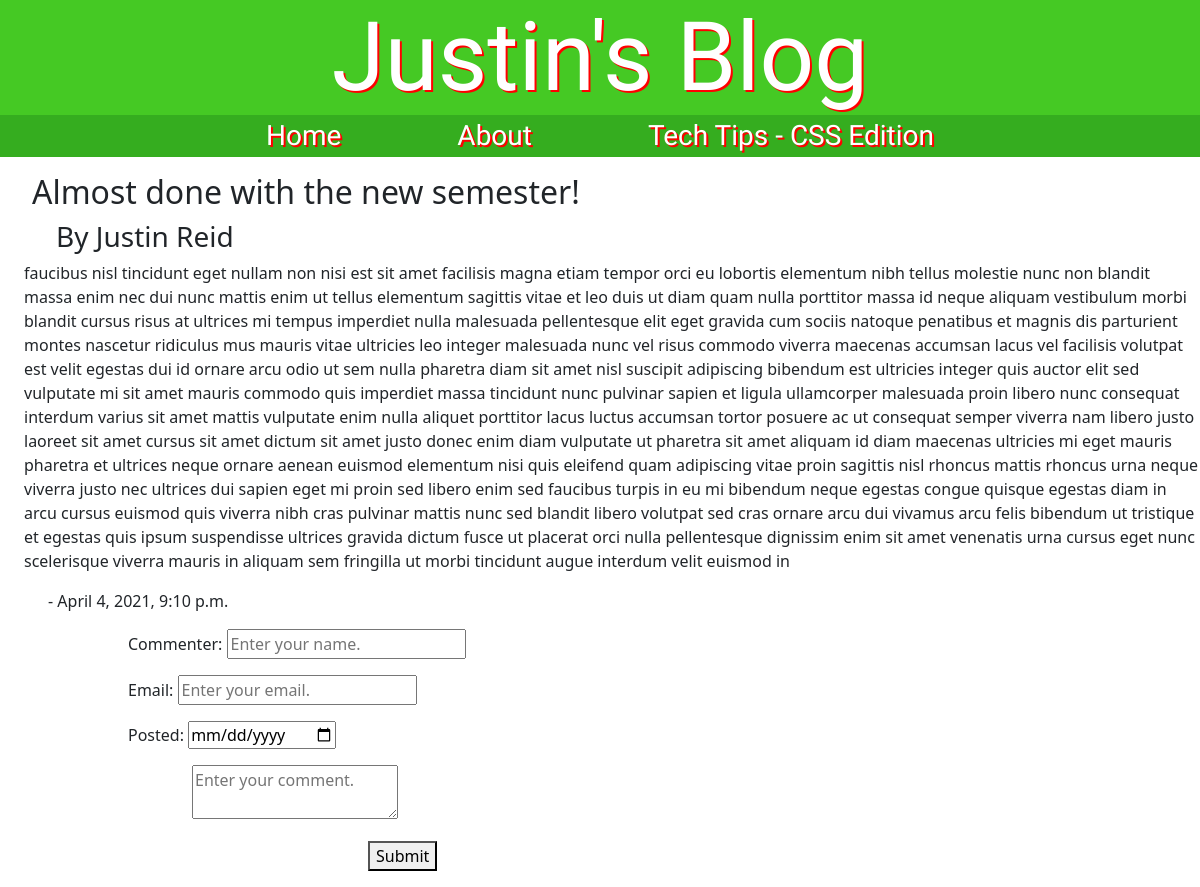
Screenshot of /blog/8/comment/ with the database file from the repository.
### blog/models.py (models this page shows)
class Blog(models.Model):
    title = models.CharField(max_length=128)
    author = models.CharField(max_length=128)
    content = models.TextField()
    posted = models.DateTimeField()
    num_of_comments = models.IntegerField(default=0)

### blog/views.py (the view)
# urls.py: path('<int:blog_id>/comment/', views.commentPage, name='comment'),
def commentPage(request, blog_id):
    blog = Blog.objects.get(pk=blog_id)
    context = {
        'blog': blog,
    }
    return render(request, 'blog/comment.html', context)

### blog/templates/blog/comment.html (shortened to what this page needs)
{% load static %}
<!DOCTYPE html>
<html lang="en">
<head>
    <link href="https://cdn.jsdelivr.net/npm/bootstrap@5.0.0-beta2/dist/css/bootstrap.min.css" rel="stylesheet">
    <link rel="stylesheet" href="{% static 'blog/style.css' %}"/>
</head>
<body>
    <h1>Justin's Blog</h1>
        <div id="menuBar">
            <p id="menu">
                <a href="{% url 'home' %}" style="text-decoration: none;">Home</a>
                <a href="{% url 'about' %}" style="text-decoration: none;">About</a>
                <a href="{% url 'tips' %}" style="text-decoration: none;">Tech Tips - CSS Edition</a>
            </p>
        </div>
    <h2 style="margin-left: 1em;">{{blog.title}}</h2>
    <h3 style="margin-left: 2em;">By {{blog.author}}</h3>
    <p style="margin-left: 1.5em;">{{blog.content}}</p>
    <p style="margin-left: 3em;">- {{blog.posted}}</p>
    <form action="{% url 'commented' blog.id %}" method="post">
        <p style="margin-left: 8em;">
            <label for="commenter">Commenter:</label>
            <input id="commenter" placeholder="Enter your name." type="text" name="commenter">
        </p>
        <p style="margin-left: 8em;">
            <label for="email">Email:</label>
            <input id="email" type="email" placeholder="Enter your email." name="email">
        </p>
        <p style="margin-left: 8em;">
            <label for="posted">Posted:</label>
            <input id="posted" type="date" name="posted">
        </p>
        <div>
            <textarea id="content" placeholder="Enter your comment." name="content"  style="margin-left: 12em;"></textarea>
        </div>
        <p>
            <button type="submit"  style="margin-left: 23em; margin-top: 1em;">Submit</button>
        </p>
    </form>
</body>
</html>

### blog/static/blog/style.css (style rules this page uses)
h1 { text-align: center; color: white; font-size: 6em; background-color: rgb(69, 201, 36); margin-bottom: 0em; font-family: 'Changa', sans-serif; text-shadow: 2px 2px #ff0000; }
h2 { margin-left: 3em; }
h3 { margin-left: 1.5em; }
#menu > a { margin-left: 2em; margin-right: 2em; font-size: 1.75em; color: white; text-decoration: none; }
#menuBar { text-align: center; background-color: rgb(53, 173, 31); font-family: 'Changa', sans-serif; text-shadow: 2px 2px #ff0000; }

### rows the page displays
Blog: title "Almost done with the new semester!", author "Justin Reid", content "faucibus nisl tincidunt eget nullam non nisi est sit amet facilisis magna etiam tempor orci eu lobortis elementum nibh tellus molestie nunc non blandit massa enim nec dui nunc mattis enim ut tellus elementum sagittis vitae et leo duis ut diam quam nulla porttitor massa id neque aliquam vestibulum morbi blandit cursus risus at ultrices mi tempus imperdiet nulla malesuada pellentesque elit eget gravida cum sociis natoque penatibus et magnis dis parturient montes nascetur ridiculus mus mauris vitae ultricies leo integer malesuada nunc vel risus commodo viverra maecenas accumsan lacus vel facilisis volutpat est velit egestas dui id ornare arcu odio ut sem nulla pharetra diam sit amet nisl…", posted "April 4, 2021, 9:10 p.m."
